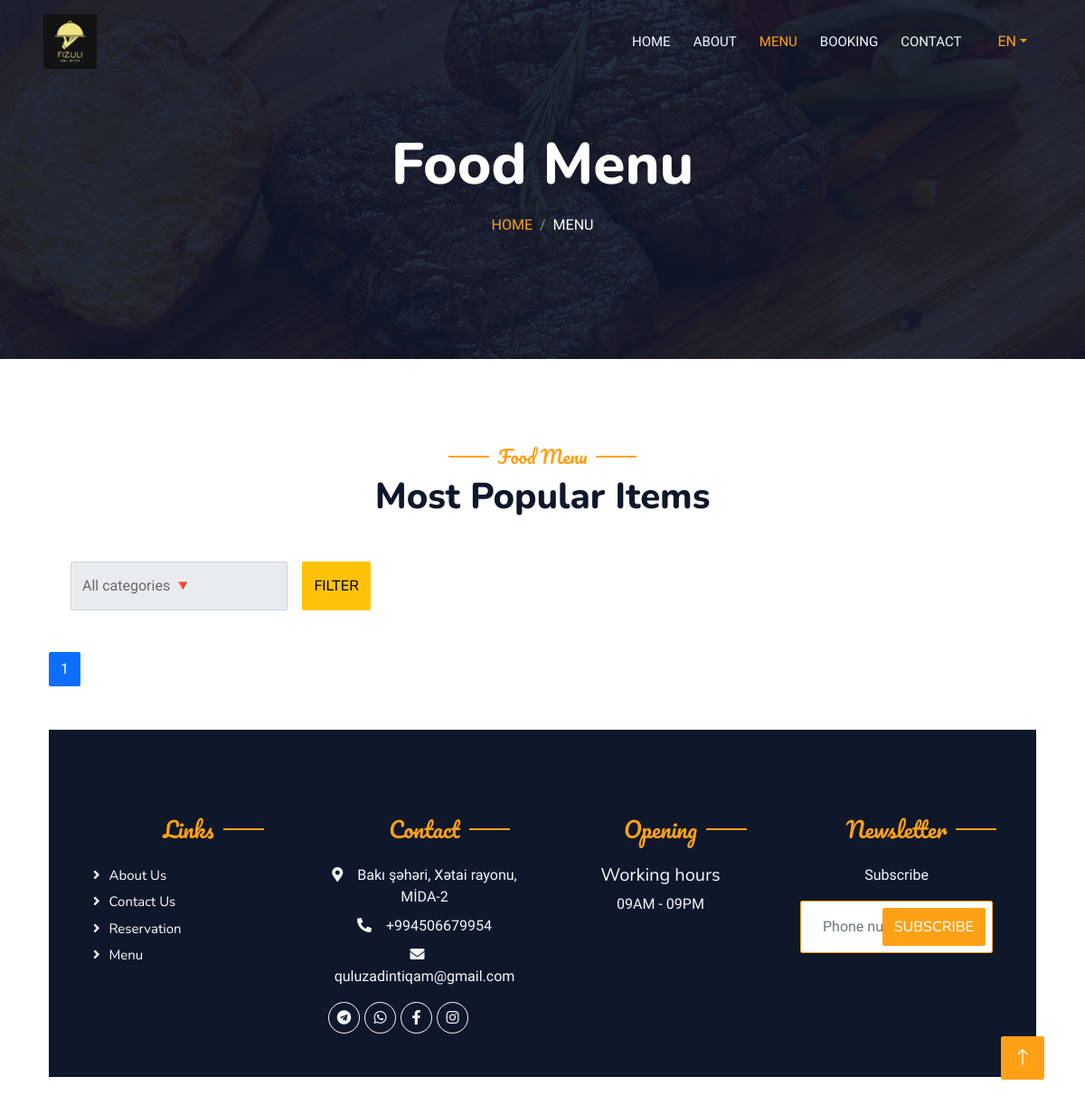
Page /menu/?category=Alkoqol on the earlier database version.
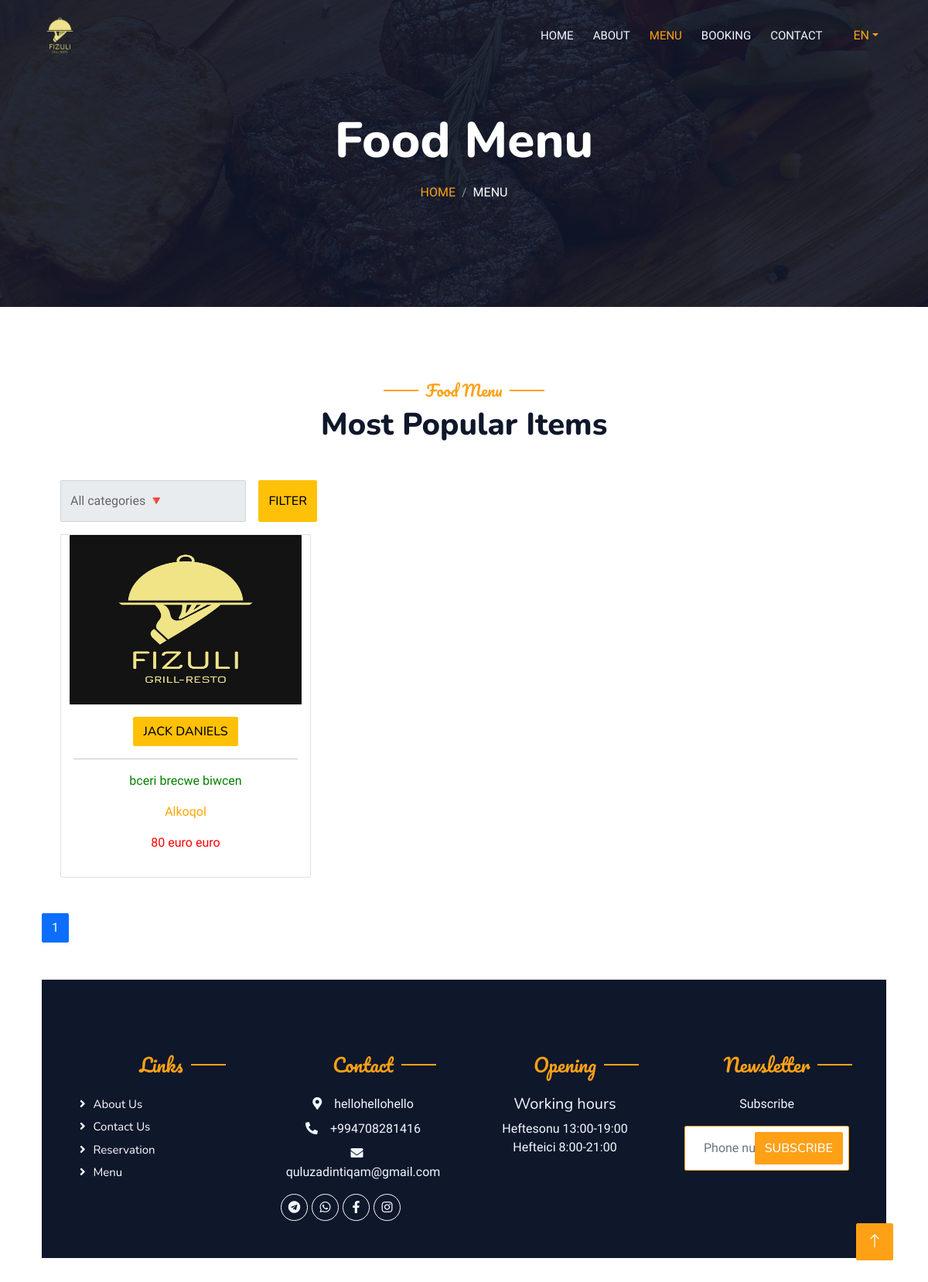
Same page on the later database version.
### restaurant/models.py (models this page shows, shortened)
class MainDetails(DateMixin, SlugMixin):
    location = models.TextField(verbose_name="Ünvan")
    phone_number = models.TextField(verbose_name="Əlaqə nömrəsi")
    email = models.EmailField(verbose_name="E-mail")
    working_time = models.TextField(verbose_name="İş vaxtları")
    logo = models.ImageField(upload_to=Uploader.upload_photo_for_logo, verbose_name="Saytın loqosu")
    video_url = models.TextField(verbose_name="Video linki", null=True, blank=True)
    map_url = models.TextField(verbose_name="Xerite linki", null=True, blank=True)
    class Meta:
        ordering = ("-created_at",)
        verbose_name = "Əsas məlumat"
        verbose_name_plural = "Əsas məlumatlar"

class SocialMedia(DateMixin, SlugMixin):
    social_media = models.CharField(max_length=255, choices=SOCIAL_CHOICES, verbose_name="Sosial media")
    link = models.TextField(verbose_name="Sosial media linki")
    class Meta:
        ordering = ("-created_at", )
        verbose_name = "Sosial media hesab"
        verbose_name_plural = "Sosial media hesabları"

class Menu(DateMixin, SlugMixin):
    category = models.ForeignKey(Category, on_delete=models.SET_NULL, null=True, blank=True)
    image = models.ImageField(upload_to=Uploader.upload_photo_for_menu, verbose_name="Yeməyin şəkili",
                              help_text="80x80")
    food_name = models.CharField(max_length=255, verbose_name="Yeməyin adı")
    receipt = models.CharField(max_length=255, verbose_name="Yeməyin tərkibi")
    price = models.CharField(max_length=255, verbose_name="Yeməyin qiyməti")
    class Meta:
        ordering = ("-created_at",)
        verbose_name = "Menyu"
        verbose_name_plural = "Menyu"

class Category(DateMixin, SlugMixin):
    name = models.CharField(max_length=255, verbose_name="Kateqoriyalar")
    image = models.ImageField(upload_to=Uploader.upload_photo_for_icon, null=True, blank=True, verbose_name="Kateqoriya fotosu", help_text="286x286")
    class Meta:
        ordering = ("-created_at",)
        verbose_name = "Kateqoriya"
        verbose_name_plural = "Kateqoriyalar"

### restaurant/views.py (the view)
# urls.py: path("menu/", menu_view, name='menu'),
def menu_view(request):
    foods = Menu.objects.order_by("-created_at")
    categories = Category.objects.order_by("name")
    cat_name = request.GET.get("category")
    if cat_name:
        foods = foods.filter(category__name=cat_name)
    paginator = Paginator(foods, 6)
    page = request.GET.get('page', 1)
    p = paginator.get_page(page)
    try:
        p = paginator.page(page)
    except PageNotAnInteger:
        p = paginator.page(1)
    except EmptyPage:
        p = paginator.page(paginator.num_pages)
    context = {
        "foods": foods,
        "categories": categories,
        "p": p,
        "category": cat_name,
    }
    return render(request, "menu.html", context)

### restaurant/context_processors.py (called while the page is built)
def total_view(request):
    myvalue = request.POST.get("subscribe")
    if myvalue:
        obj = Subscribe(phone_number=myvalue)
        obj.save()
    details = MainDetails.objects.first()
    socials = SocialMedia.objects.all()
    return {"details": details, "socials": socials}

### templates/menu.html (shortened to what this page needs)
{% extends 'base.html' %}
{% load static %}
{% load i18n %}
{% get_current_language as LANGUAGE_CODE %}
{% get_available_languages as LANGUAGES %}
{% block body %}
            <div class="container-xxl py-5 bg-dark hero-header mb-5">
                <div class="container text-center my-5 pt-5 pb-4">
                    <h1 class="display-3 text-white mb-3 animated slideInDown">{% trans 'Food Menu' %}</h1>
                    <nav aria-label="breadcrumb">
                        <ol class="breadcrumb justify-content-center text-uppercase">
                            <li class="breadcrumb-item"><a href="{% url 'home' %}">{% trans 'Home' %}</a></li>
                            <li class="breadcrumb-item text-white active" aria-current="page">{% trans 'Menu' %}</li>
                        </ol>
                    </nav>
                </div>
            </div>
        </div>
        <div class="container-xxl py-5">
            <div class="container">
                <div class="text-center wow fadeInUp" data-wow-delay="0.1s">
                    <h5 class="section-title ff-secondary text-center text-primary fw-normal">{% trans 'Food Menu' %}</h5>
                    <h1 class="mb-5">{% trans 'Most Popular Items' %}</h1>
        <div class="container">
              <div class="row" style="margin-bottom: 30px;" >
                  <div class="col-xl-4 col-lg-4 col-md-6 col-sm-12">
                     <form method="GET">
  <div class="form-group d-flex justify-content-between" style="margin-bottom: 1rem;">
    <select class="form-control" id="category" name="category" style="height: calc(3.25rem + 2px)">
      <option value="" class="dropdown-toggle" style="display: none;">{% trans 'All categories' %} 	&#128315;</option>
    </select>
  <button type="submit" class="btn btn-warning" style="margin-left: 1rem;">{% trans 'Filter' %}</button>
  </div>
</form>
                  </div>
                <div class="row">
{% for f in p %}
            <div class="col-md-4 mb-3">
                <div class="card">
                    <div class="card-img-container">
                        <img class="card-img-top" src="{{f.image.url}}" alt="Card image cap" style="width:300px;height:219px;">
                    </div>
                    <div class="card-body">
                        <a href="" class="btn btn-warning">{{f.food_name}}</a>
                        <hr>
                        <p style="color:green;">{{f.receipt}}</p>
                        <p style="color:orange;">{{f.category.name}}</p>
                        <p style="color:red;">{{f.price}} euro</p>
                    </div>
                </div>
            </div>
         {% endfor %}
        </div>
            </div>
        </div>
<div class="pagination-container">
    <nav aria-label="Page navigation example" class="paginationNav mx-auto ml-6">
        <ul class="pagination">
            <li class="page-item"><a class="page-link active" href="?{% if category %}category={{category}}&{% endif %}page={{p.number}}">{{p.number}}</a></li>
        </ul>
    </nav>
</div>
       {% endblock body %}

### templates/base.html (shortened to what the changed rows need)
{% load static %}
{% load i18n %}
{% get_current_language as LANGUAGE_CODE %}
{% get_available_languages as LANGUAGES %}
<!DOCTYPE html>
<html lang="en">
<head>
    <link href="https://cdnjs.cloudflare.com/ajax/libs/font-awesome/5.10.0/css/all.min.css" rel="stylesheet">
    <link href="https://cdn.jsdelivr.net/npm/bootstrap-icons@1.4.1/font/bootstrap-icons.css" rel="stylesheet">
    <link href="{% static 'lib/animate/animate.min.css' %}" rel="stylesheet">
    <link href="{% static 'lib/owlcarousel/assets/owl.carousel.min.css' %}" rel="stylesheet">
    <link href="{% static 'lib/tempusdominus/css/tempusdominus-bootstrap-4.min.css' %}" rel="stylesheet" />
    <link rel="stylesheet" href="https://cdnjs.cloudflare.com/ajax/libs/bootstrap/5.3.2/css/bootstrap.min.css" />
    <link href="{% static 'css/bootstrap.min.css' %}" rel="stylesheet">
    <link href="{% static 'css/style.css' %}" rel="stylesheet">
</head>
<body>
    <div class="container-xxl bg-white p-0">
        <div class="container-xxl position-relative p-0">
            <nav class="navbar navbar-expand-lg navbar-dark bg-dark px-4 px-lg-5 py-3 py-lg-0">
                <a href="{% url 'home' %}" class="navbar-brand p-0">
                    <h1 class="text-primary m-0"><img src="{{details.logo.url}}" alt=""></h1>
                </a>
            </nav>
            {% block body %}
            {% endblock body %}
        <div class="container-fluid bg-dark text-light footer pt-5 mt-5 wow fadeIn" data-wow-delay="0.1s">
            <div class="container py-5">
                <div class="row g-5">
                    <div class="col-lg-3 col-md-6">
                        <h4 class="section-title ff-secondary text-start text-primary fw-normal mb-4">Contact</h4>
                        <p class="mb-2"><i class="fa fa-map-marker-alt me-3"></i>{{details.location}}</p>
                        <p class="mb-2"><i class="fa fa-phone-alt me-3"></i>{{details.phone_number}}</p>
                        <p class="mb-2"><i class="fa fa-envelope me-3"></i>{{details.email}}</p>
                        <div class="d-flex pt-2">
                           {% for s in socials %}
                            {% if s.social_media == 'wp' %}
                            <a class="btn btn-outline-light btn-social" href="https://wa.me/{{s.link}}"><i class="fab fa-whatsapp"></i></a>
                            {% endif %}
                            {% if s.social_media == 'insta' %}
                            <a class="btn btn-outline-light btn-social" href="https://{{s.link}}"><i class="fab fa-instagram"></i></a>
                            {% endif %}
                            {% if s.social_media == 'telegram' %}
                            <a class="btn btn-outline-light btn-social" href="https://t.me/{{s.link}}"><i class="fab fa-telegram"></i></a>
                            {% endif %}
                            {% if s.social_media == 'fb' %}
                            <a class="btn btn-outline-light btn-social" href="https://{{s.link}}"><i class="fab fa-facebook-f"></i></a>
                            {% endif %}
                            {% endfor %}
                        </div>
                    </div>
                    <div class="col-lg-3 col-md-6">
                        <h4 class="section-title ff-secondary text-start text-primary fw-normal mb-4">{% trans 'Opening' %}</h4>
                        <h5 class="text-light fw-normal">{% trans 'Working hours' %}</h5>
                        <p>{{details.working_time}}</p>
                    </div>
                </div>
            </div>
        </div>
    </div>
</body>
</html>

Differences in the rows shown:
removed MainDetails: logo (picture), location "Bakı şəhəri, Xətai rayonu, MİDA-2", phone_number "+994506679954", email "quluzadintiqam@gmail.com", working_time "09AM - 09PM"
added MainDetails: logo (picture), location "hellohellohello", phone_number "+994708281416", email "quluzadintiqam@gmail.com", working_time "Heftesonu 13:00-19:00 Hefteici 8:00-21:00"
added Menu: image (picture), food_name "JACK DANIELS", receipt "bceri brecwe biwcen", category.name "Alkoqol", price "80 euro"
